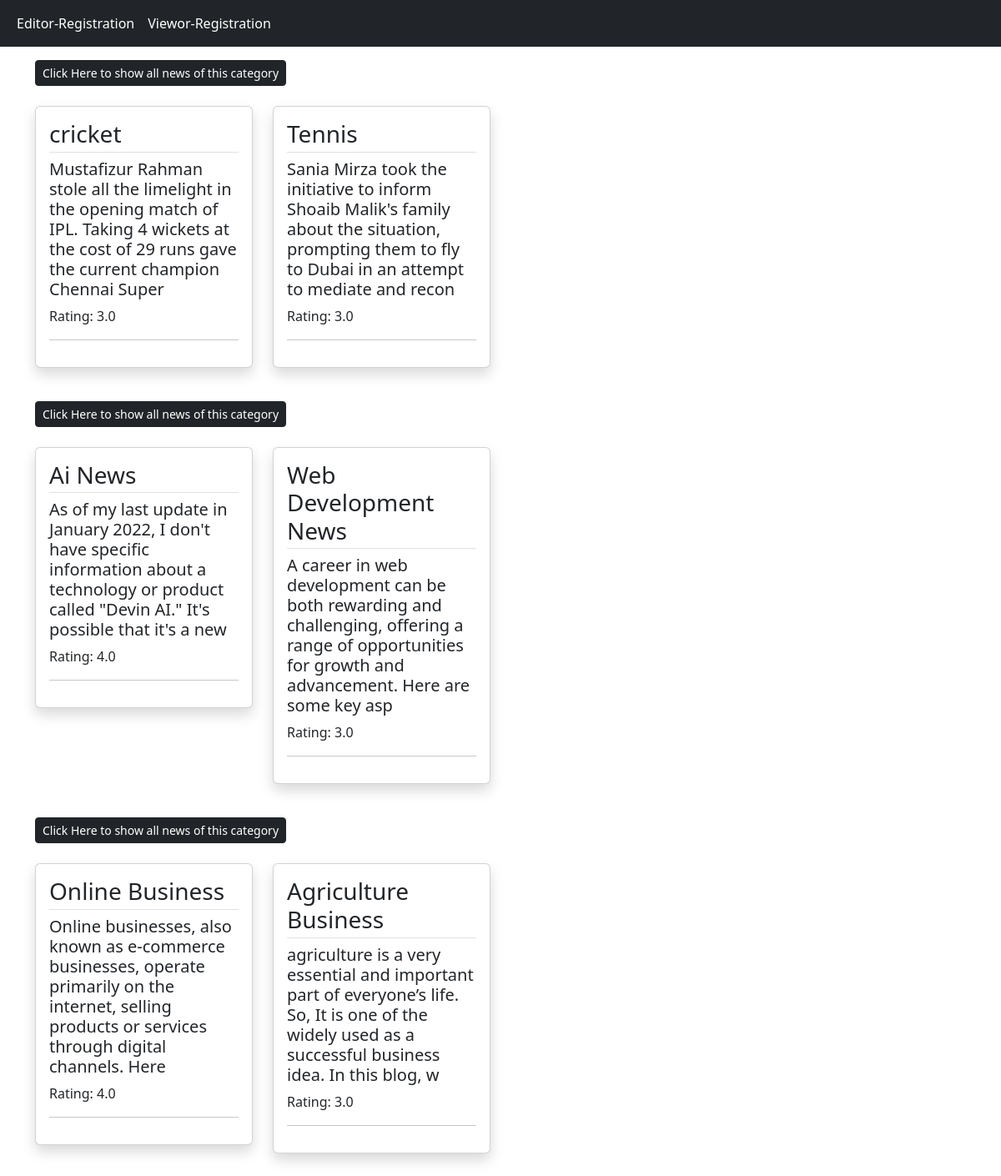
Page /registration/ on the committed database.
### first_app/models.py (models this page shows, shortened)
class Category(models.Model):
    name = models.CharField(max_length=100)
    image = CloudinaryField('image', folder='prothomalo', blank=True, null=True)

class News(models.Model):
    category = models.ForeignKey(Category, on_delete=models.CASCADE)
    Headline = models.CharField(max_length=300)
    image = CloudinaryField('image', folder='prothomalo', blank=True, null=True)
    Body = models.TextField()
    publishing_time = models.DateTimeField(auto_now_add=True)

### first_app/views.py (the view)
# urls.py: path('registration/', views.userregistration, name='registration'),
def userregistration(request):
    categories = Category.objects.all()
    top_articles_by_category = {}
    for category in categories:
        top_articles_by_category[category] = News.objects.filter(category=category).annotate(
            avg_rating=Avg('rating__rating')).order_by('-avg_rating')[:2]
    return render(request, 'userregistration.html', {'top_articles_by_category': top_articles_by_category})

### first_app/templates/userregistration.html (shortened to what this page needs)
<!DOCTYPE html>
<html lang="en">
  <head>
    <link href="https://cdn.jsdelivr.net/npm/bootstrap@5.3.3/dist/css/bootstrap.min.css" rel="stylesheet" />
  </head>
  <body>
    <nav class="navbar navbar-expand-lg bg-dark text-white">
      <div class="container-fluid text-white">
        <div class="collapse navbar-collapse" id="navbarNavAltMarkup">
          <div class="navbar-nav text-white">
            <a class="nav-link text-white" href="{% url 'editor' %}">Editor-Registration</a>
            <a class="nav-link text-white" href="{% url 'viewer' %}">Viewor-Registration</a>
          </div>
        </div>
      </div>
    </nav>
    <main class="container mt-3 mb-5">
      {% for category, articles in top_articles_by_category.items %}
        <a href="/category/{{ category.id }}" class="float-right btn btn-sm btn-dark">Click Here to show all news of this category</a>
        <div class="row my-4">
          {% for article in articles %}
            <div class="col-md-3">
              <div class="card mb-3 shadow">
                <div class="card-body">
                  <h3 class="border-bottom pb-1">{{ article.Headline }}</h3>
                  <h5 class="card-title">{{ article.Body|slice:':150' }}</h5>
                  <p class="card-text">Rating: {{ article.avg_rating }}</p>
                  <hr />
                </div>
              </div>
            </div>
          {% endfor %}
        </div>
      {% endfor %}
    </main>
  </body>
</html>

### rows in the picture
News: Headline "cricket", Body "Mustafizur Rahman stole all the limelight in the opening match of IPL. Taking 4 wickets at the cost of 29 runs gave the current champion Chennai Super", avg_rating "3.0"
News: Headline "Tennis", Body "Sania Mirza took the initiative to inform Shoaib Malik's family about the situation, prompting them to fly to Dubai in an attempt to mediate and recon", avg_rating "3.0"
News: Headline "Ai News", Body "As of my last update in January 2022, I don't have specific information about a technology or product called \"Devin AI.\" It's possible that it's a new", avg_rating "4.0"
News: Headline "Web Development News", Body "A career in web development can be both rewarding and challenging, offering a range of opportunities for growth and advancement. Here are some key asp", avg_rating "3.0"
News: Headline "Online Business", Body "Online businesses, also known as e-commerce businesses, operate primarily on the internet, selling products or services through digital channels. Here", avg_rating "4.0"
News: Headline "Agriculture Business", Body "agriculture is a very essential and important part of everyone’s life. So, It is one of the widely used as a successful business idea. In this blog, w", avg_rating "3.0"
